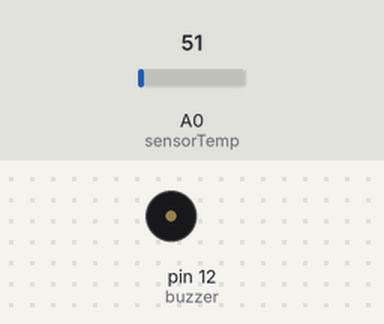
A sketch run on a simulated Arduino Uno, built with avr-gcc and run on an emulated ATmega328P. Parts: buzzer (waves = sounding, pin HIGH). The test bench sets the inputs (shaded band); at power-on: A0 (sensorTemp) = 51.

Above: at 1.8 s.
1.9 s: A0 (sensorTemp) set to 58
At 2.7 s:
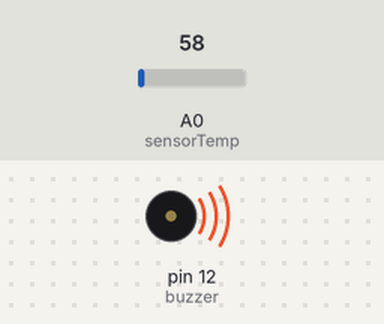
6.0 s: A0 (sensorTemp) set to 71
At 6.9 s:
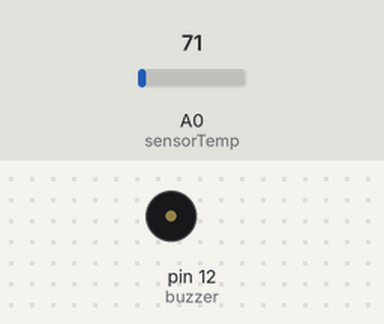
7.5 s: A0 (sensorTemp) set to 61
At 8.5 s:
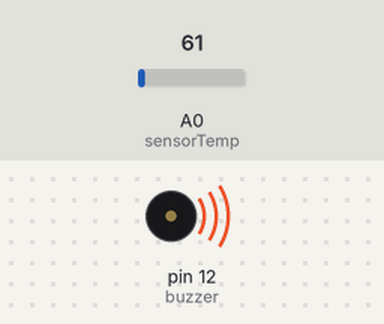
11.6 s: A0 (sensorTemp) set to 86
At 12.7 s:
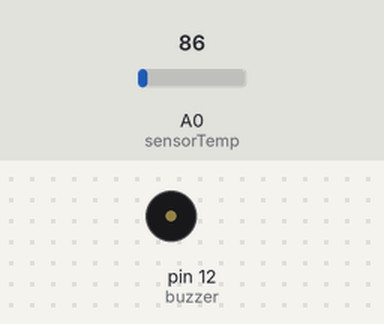
Timing chart, 0 to 14.5 s (numbered marks = the images above; inputs shaded):
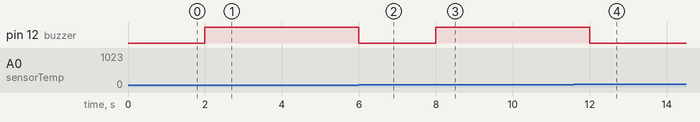

Measured:
- the behaviour switches between 53 and 54 on A0 (sensorTemp) (found by bisection; images 0 and 1)
- after the input at 1.9 s, pin 12 (buzzer): LOW → HIGH after 0.10 s
- after the input at 6.0 s, pin 12 (buzzer): HIGH → LOW at once
- after the input at 7.5 s, pin 12 (buzzer): LOW → HIGH after 0.50 s
- after the input at 11.6 s, pin 12 (buzzer): HIGH → LOW after 0.40 s

The sketch:

Exercicio3AlarmeTemperatura.ino
```cpp
byte buzzer = 12;
int temp;
int sensorTemp = A0;

void setup() {
  pinMode(buzzer, OUTPUT);
  pinMode(sensorTemp, INPUT);
}

void loop() {
  temp = (5 * analogRead(sensorTemp) * 100)/1024;

  if(temp > 25)
    digitalWrite(buzzer,HIGH);
  delay(1000);
  digitalWrite(buzzer, LOW);
}
```
